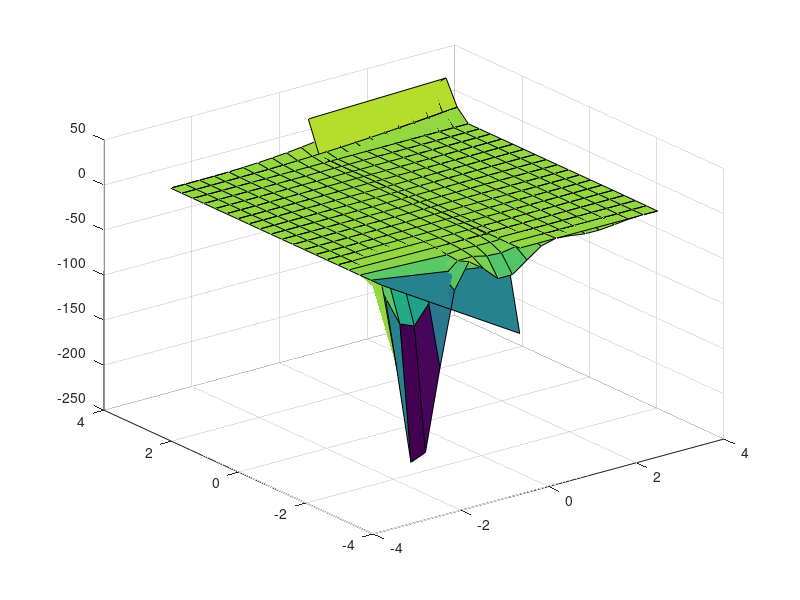

Source code (MATLAB): (Note: this script raises an error after producing the figure.)
%% Scientific Computing for Mechanical Engineers Project
% Leon Marchant
% Professors Andrea Prosperetti & Amit Amritkar 
% Project A - Poisson Equation APc1-6
% Write a computer code to solve the two-dimensional Poisson Equationin the
% domain of interest with specified boundary conditions

clc
clear
% Domain of interest is a rectangle with:
% ax<x<bx     ay<y<by
% Where ax=ay=-pi and bx=by=pi
ax=-pi;
bx=pi;
ay=-pi;
by=pi;

% Discretizing the domain into nx and ny increments to obtain segment
% lengths hx and hy
nx=20;
ny=20;

hx = (bx-ax)/(nx-1);
hy = (by-ay)/(ny-1);

% Ghost nodes
axneg=ax-hx;
nxplus=nx+2;
nyplus=ny+2; 

% Preallocation
x=zeros(1,nxplus);
phi=zeros(1,nxplus);
psi=zeros(1,nxplus);
y=zeros(1,ny);               

% Discretizing x, and boundary conditions for u(x,ay) and u(x,by),
for k = 2:nxplus-1
    x(k) = axneg+hx*(k-1);
    phi(k) = (x(k)-ax)*(x(k)-ax)*sin(pi*(x(k)-ax)/(2*(bx-ax))); %Boundary Conditions @y=-pi
    psi(k) = (cos(pi*(x(k)-ax))-1)*cosh(bx-x(k));   %Boundary Conditions @y=pi
end
% Discretizing y
% u(x,by),(du/dx)@ax = 0 & (du/dx)@bx = 0
for j = 1:ny               
    y(j) = ay+hy*(j-1);    
end

% Preallocation
F=zeros(ny,nxplus);
u=zeros(ny,nxplus);

% Setting boundary conditions in place
u(1,:) = psi;
u(ny,:) = phi;

tic
for i = 1:100
    
    for j = 2:ny-1 
        %F(j,2) =
        %sin(pi*(x(2)-ax)/(bx-ax)).*cos(pi*(2*(y(j)-ay)/(by-ay)+1)/2);
        %(old)
        %u(j,2) = (2*u(j,3)+u(j-1,2)+u(j+1,2)+F(j,2)*hy*hx)/4;
        %F(j,nxplus-1) =
        %sin(pi*(x(nxplus-1)-ax)/(bx-ax)).*cos(pi*(2*(y(j)-ay)/(by-ay)+1)/2);
        %(old)
        %u(j,nxplus-1) = (2*u(j,nxplus-2)+u(j-1,nxplus-1)+u(j+1,nxplus-1)+F(j,nxplus-1)*hy*hx)/4;
        u(:,1) = u(:,3);
        u(:,nxplus) = u(:,nxplus-2);
        for k = 2:nxplus-1      
            F(j,k) = sin(pi*(x(k)-ax)/(bx-ax)).*cos(pi*(2*(y(j)-ay)/(by-ay)+1)/2);
            u(j,k) = (u(j,k-1)+u(j,k+1)+u(j-1,k)+u(j+1,k)+F(j,k)*hy*hx)/4;
        end
        
        
    end
    i
    graph = surf(x,y,u);
    drawnow;
    
    refreshdata(graph)
end
    
toc
